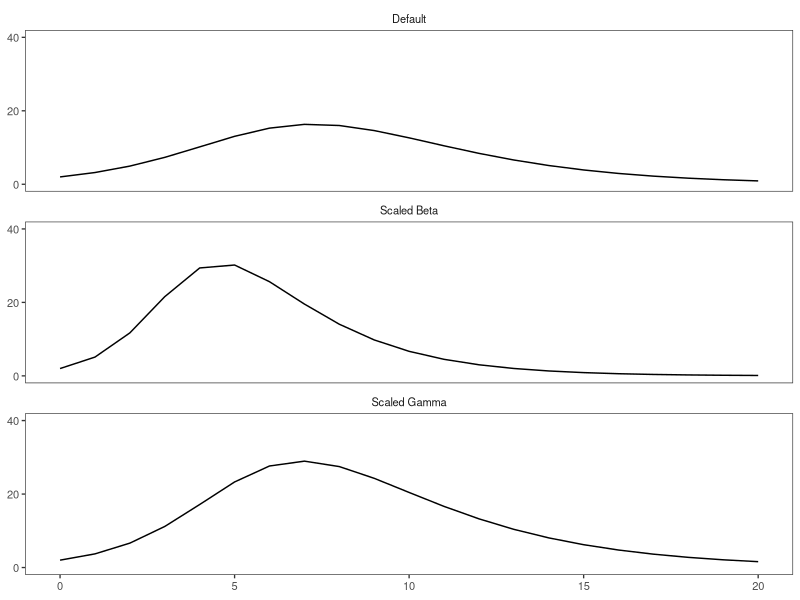

The R script that drew this image:
#!/usr/bin/env -S Rscript --vanilla

library(deSolve)
suppressPackageStartupMessages(library(dplyr))
suppressPackageStartupMessages(library(ggplot2))


# The right-hand side for the vanilla SIR compartmental model.
sir_rhs <- function(time, state, params) {
  s_to_i <- params$beta * state["I"] * state["S"] / params$popn
  i_to_r <- params$gamma * state["I"]
  list(c(-s_to_i, s_to_i - i_to_r, i_to_r))
}


# Return the SIR ODE solution for the given model settings.
run_model <- function(settings) {
  # Define the time span and evaluation times.
  times <- seq(0, settings$sim_days)
  # Define the initial state.
  popn <- settings$population
  exposures <- settings$exposures
  initial_state <- c(S = popn - exposures, I = exposures, R = 0)
  # Define the SIR parameters.
  params <- list(
    popn = settings$population,
    beta = settings$beta,
    gamma = settings$gamma
  )
  # Return the daily number of people in S, I, and R.
  ode(initial_state, times, sir_rhs, params)
}


# The default model settings.
default_settings <- function() {
  list(
    sim_days = 20,
    population = 100,
    exposures = 2,
    beta = 1.0,
    gamma = 0.5
  )
}


# Adjust the value of ``beta`` before running the model.
run_model_scaled_beta <- function(settings, scale) {
  settings$beta <- scale  * settings$beta
  run_model(settings)
}


# Adjust the value of ``gamma`` before running the model.
run_model_scaled_gamma <- function(settings, scale) {
  settings$gamma <- scale * settings$gamma
  run_model(settings)
}


# Plot daily prevalence of infectious individuals for one or more scenarios.
plot_prevalence_time_series <- function(solutions) {
  df <- lapply(
    names(solutions),
    function(name) {
      solutions[[name]] |>
        as.data.frame() |>
        mutate(scenario = name)
    }
  ) |>
    bind_rows() |>
    mutate(
      scenario = factor(scenario, levels = names(solutions), ordered = TRUE)
    )
  fig <- ggplot() +
    geom_line(aes(time, I), df) +
    xlab(NULL) +
    scale_y_continuous(
      name = NULL,
      limits = c(0, 40),
      breaks = c(0, 20, 40)
    ) +
    facet_wrap(~ scenario, ncol = 1) +
    theme_bw(base_size = 10) +
    theme(
      strip.background = element_blank(),
      panel.grid = element_blank(),
    )
  png_file <- "sir_ode_r.png"
  ggsave(png_file, fig, width = 640, height = 480, units = "px", dpi = 150)
}


demonstration <- function() {
  settings <- default_settings()
  default_scenario <- run_model(settings)
  scaled_beta_scenario <- run_model_scaled_beta(settings, scale=1.5)
  scaled_gamma_scenario <- run_model_scaled_gamma(settings, scale=0.7)

  plot_prevalence_time_series(
    list(
      Default = default_scenario,
      `Scaled Beta` = scaled_beta_scenario,
      `Scaled Gamma` = scaled_gamma_scenario
    )
  )
}

demonstration()
